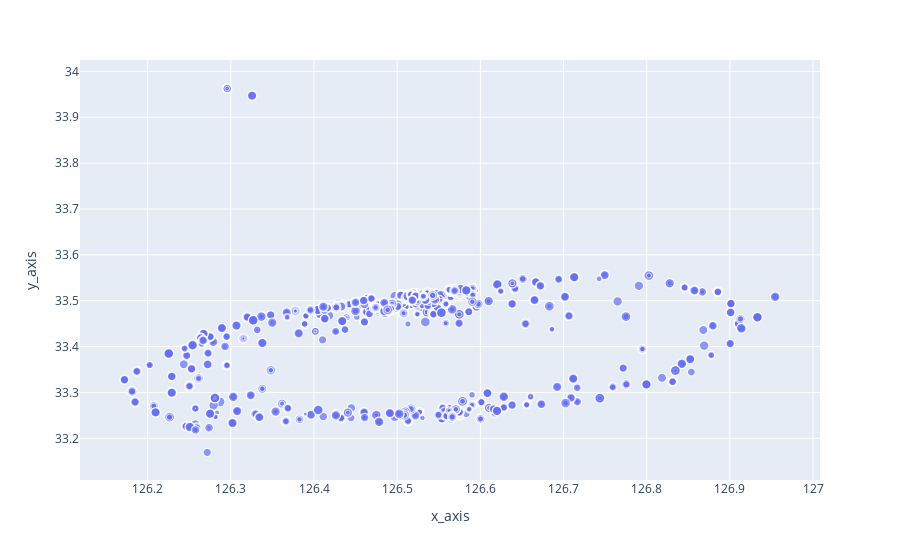

The code cell stored with this chart in its notebook:
### Code cell
scatter_d = px.scatter(data[data['job_level']=='d'], x = "x_axis", y = "y_axis", size='job_points', size_max = 10)
scatter_d.show()

### Figure 1 — Plotly figure (JSON) as saved in the notebook; plotly's stock layout.template omitted (floating-point values rounded to 4 significant figures; data arrays with more than 128 entries replaced by an {"elided": "..."} marker saying what was removed)
{"data": [{"hovertemplate": "x_axis=%{x}<br>y_axis=%{y}<br>job_points=%{marker.size}<extra></extra>", "legendgroup": "", "marker": {"color": "#636efa", "size": {"elided": "2606 float values"}, "sizemode": "area", "sizeref": 0.218, "symbol": "circle"}, "mode": "markers", "name": "", "showlegend": false, "type": "scattergl", "x": {"elided": "2606 float values"}, "xaxis": "x", "y": {"elided": "2606 float values"}, "yaxis": "y"}], "layout": {"legend": {"itemsizing": "constant", "tracegroupgap": 0}, "margin": {"t": 60}, "xaxis": {"anchor": "y", "domain": [0, 1], "title": {"text": "x_axis"}}, "yaxis": {"anchor": "x", "domain": [0, 1], "title": {"text": "y_axis"}}}}
